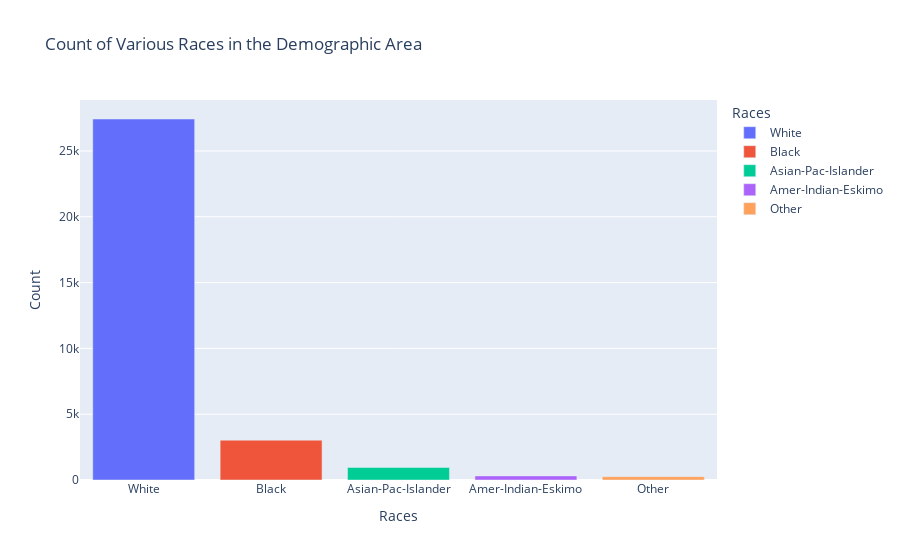

Notebook source saved alongside this figure:
### Code cell
#Race comparison
race_count = data['Race'].value_counts()
race_count = pd.DataFrame({'Value': race_count.index, 'Count': race_count.values})
fig = px.bar(
    race_count, 
    x='Value', 
    y='Count', 
    color = 'Value',
    color_continuous_scale='PiYG',
    title='Count of Various Races in the Demographic Area', 
    labels={'Value': 'Races', 'Count': 'Count'})
fig.show()

### Figure 1 — Plotly figure (JSON) as saved in the notebook; plotly's stock layout.template omitted (floating-point values rounded to 4 significant figures)
{"data": [{"alignmentgroup": "True", "hovertemplate": "Races=%{x}<br>Count=%{y}<extra></extra>", "legendgroup": "White", "marker": {"color": "#636efa", "pattern": {"shape": ""}}, "name": "White", "offsetgroup": "White", "orientation": "v", "showlegend": true, "textposition": "auto", "type": "bar", "x": ["White"], "xaxis": "x", "y": [27430], "yaxis": "y"}, {"alignmentgroup": "True", "hovertemplate": "Races=%{x}<br>Count=%{y}<extra></extra>", "legendgroup": "Black", "marker": {"color": "#EF553B", "pattern": {"shape": ""}}, "name": "Black", "offsetgroup": "Black", "orientation": "v", "showlegend": true, "textposition": "auto", "type": "bar", "x": ["Black"], "xaxis": "x", "y": [3028], "yaxis": "y"}, {"alignmentgroup": "True", "hovertemplate": "Races=%{x}<br>Count=%{y}<extra></extra>", "legendgroup": "Asian-Pac-Islander", "marker": {"color": "#00cc96", "pattern": {"shape": ""}}, "name": "Asian-Pac-Islander", "offsetgroup": "Asian-Pac-Islander", "orientation": "v", "showlegend": true, "textposition": "auto", "type": "bar", "x": ["Asian-Pac-Islander"], "xaxis": "x", "y": [956], "yaxis": "y"}, {"alignmentgroup": "True", "hovertemplate": "Races=%{x}<br>Count=%{y}<extra></extra>", "legendgroup": "Amer-Indian-Eskimo", "marker": {"color": "#ab63fa", "pattern": {"shape": ""}}, "name": "Amer-Indian-Eskimo", "offsetgroup": "Amer-Indian-Eskimo", "orientation": "v", "showlegend": true, "textposition": "auto", "type": "bar", "x": ["Amer-Indian-Eskimo"], "xaxis": "x", "y": [311], "yaxis": "y"}, {"alignmentgroup": "True", "hovertemplate": "Races=%{x}<br>Count=%{y}<extra></extra>", "legendgroup": "Other", "marker": {"color": "#FFA15A", "pattern": {"shape": ""}}, "name": "Other", "offsetgroup": "Other", "orientation": "v", "showlegend": true, "textposition": "auto", "type": "bar", "x": ["Other"], "xaxis": "x", "y": [253], "yaxis": "y"}], "layout": {"barmode": "relative", "legend": {"title": {"text": "Races"}, "tracegroupgap": 0}, "title": {"text": "Count of Various Races in the Demographic Area"}, "xaxis": {"anchor": "y", "categoryarray": ["White", "Black", "Asian-Pac-Islander", "Amer-Indian-Eskimo", "Other"], "categoryorder": "array", "domain": [0, 1], "title": {"text": "Races"}}, "yaxis": {"anchor": "x", "domain": [0, 1], "title": {"text": "Count"}}}}
